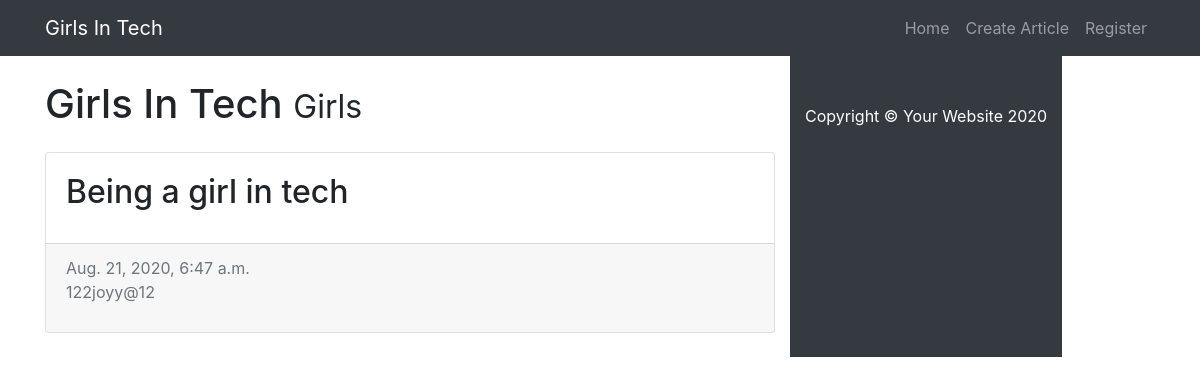
Page /detail/2/ (signed in) on the committed database.
### articles/models.py (models this page shows, shortened)
class Articles(models.Model):
    title = models.CharField(max_length= 100)
    text = models.TextField()
    date_created = models.DateTimeField(auto_now_add=True)
    pics = models.ImageField(default='img.jpg', upload_to = 'image', blank=True)
    author = models.ForeignKey(User, on_delete=models.CASCADE, blank = True, null = True)
    class Meta:
        verbose_name_plural = "articles"

### articles/views.py (the view)
# urls.py: path('detail/<int:pk>/', ReadM.as_view(), name = "detail-view"),
class ReadM(LoginRequiredMixin, DetailView):
    model = Articles
    template_name = 'articles/articles_detail.html'

### articles/templates/articles/articles_detail.html (shortened to what this page needs)
{% extends "articles/base.html" %}
{% block content %}
<div class="container">
  <div class="row">
    <div class="col-md-8">
      <h1 class="my-4">Girls In Tech
        <small>Girls</small>
      </h1>
      <div class="card mb-4">
        <div class="card-body">
          <h2 class="card-title">{{object.title}}</h2>
        </div>
        <div class="card-footer text-muted">
          {{object.date_created}}
          <p>{{object.author}}</p>
        </div>
      </div>
    </div>
{% endblock %}

### static/articles/css/blog-home.css (style rules this page uses)
body { padding-top: 56px; }

### rows in the picture
Articles: title "Being a girl in tech", date_created "Aug. 21, 2020, 6:47 a.m.", author "122joyy@12"
